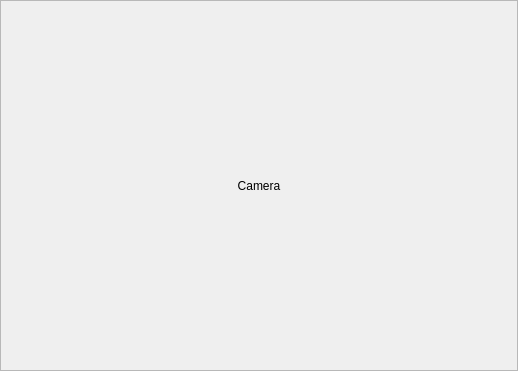
<?xml version="1.0" encoding="UTF-8"?>
<ui version="4.0">
 <class>CameraControl</class>
 <widget class="QWidget" name="CameraControl">
  <property name="geometry">
   <rect>
    <x>0</x>
    <y>0</y>
    <width>518</width>
    <height>371</height>
   </rect>
  </property>
  <property name="windowTitle">
   <string>Form</string>
  </property>
  <layout class="QGridLayout" name="gridLayout">
   <property name="leftMargin">
    <number>0</number>
   </property>
   <property name="topMargin">
    <number>0</number>
   </property>
   <property name="rightMargin">
    <number>0</number>
   </property>
   <property name="bottomMargin">
    <number>0</number>
   </property>
   <property name="spacing">
    <number>0</number>
   </property>
   <item row="0" column="0">
    <widget class="QScrollArea" name="scrollArea">
     <property name="verticalScrollBarPolicy">
      <enum>Qt::ScrollBarAlwaysOff</enum>
     </property>
     <property name="horizontalScrollBarPolicy">
      <enum>Qt::ScrollBarAlwaysOff</enum>
     </property>
     <property name="widgetResizable">
      <bool>true</bool>
     </property>
     <widget class="QWidget" name="scrollAreaWidgetContents">
      <property name="geometry">
       <rect>
        <x>0</x>
        <y>0</y>
        <width>516</width>
        <height>369</height>
       </rect>
      </property>
      <layout class="QGridLayout" name="gridLayout_2">
       <property name="leftMargin">
        <number>0</number>
       </property>
       <property name="topMargin">
        <number>0</number>
       </property>
       <property name="rightMargin">
        <number>0</number>
       </property>
       <property name="bottomMargin">
        <number>0</number>
       </property>
       <property name="spacing">
        <number>0</number>
       </property>
       <item row="0" column="0">
        <widget class="QLabel" name="label">
         <property name="text">
          <string>Camera</string>
         </property>
         <property name="alignment">
          <set>Qt::AlignCenter</set>
         </property>
        </widget>
       </item>
      </layout>
     </widget>
    </widget>
   </item>
  </layout>
 </widget>
 <resources/>
 <connections/>
</ui>
